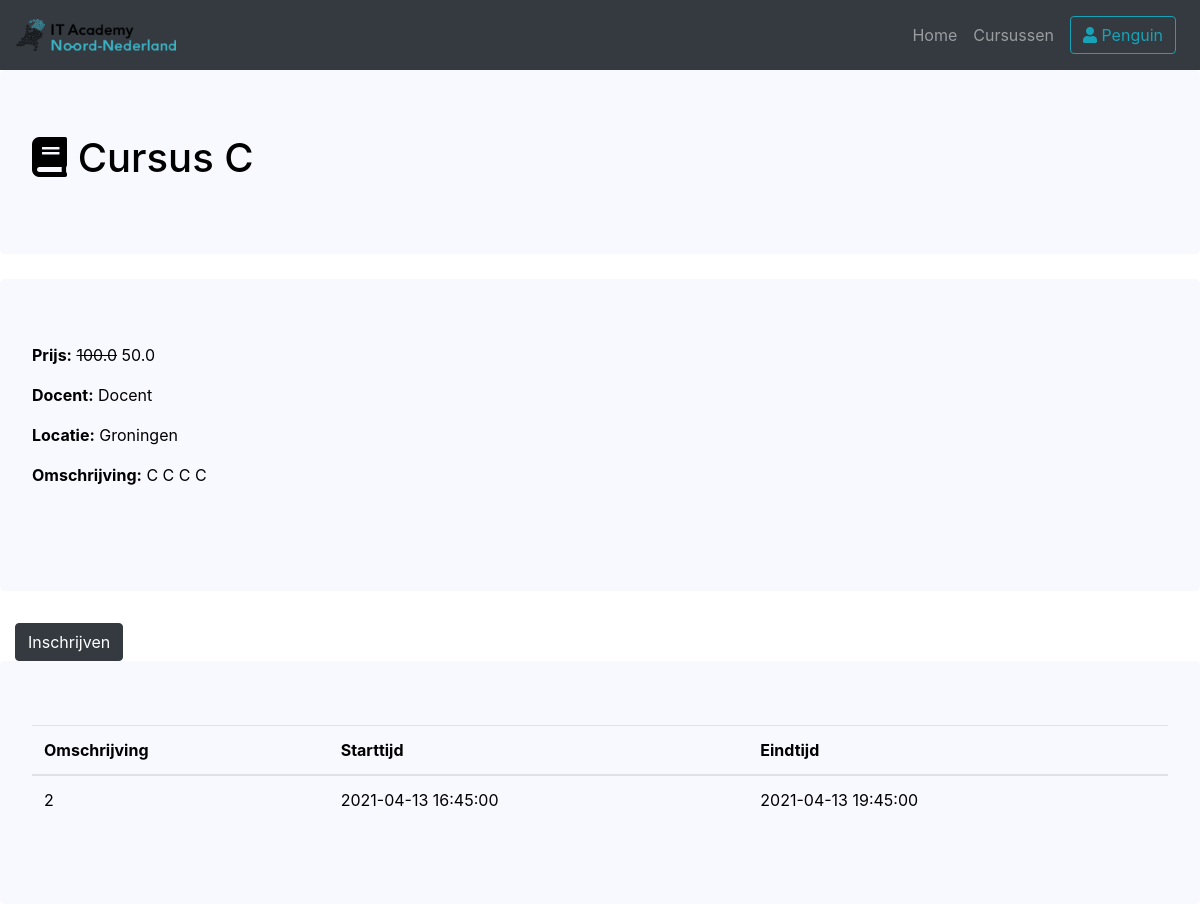
The page /cursus/C/2 (signed in) on the database as committed earlier.
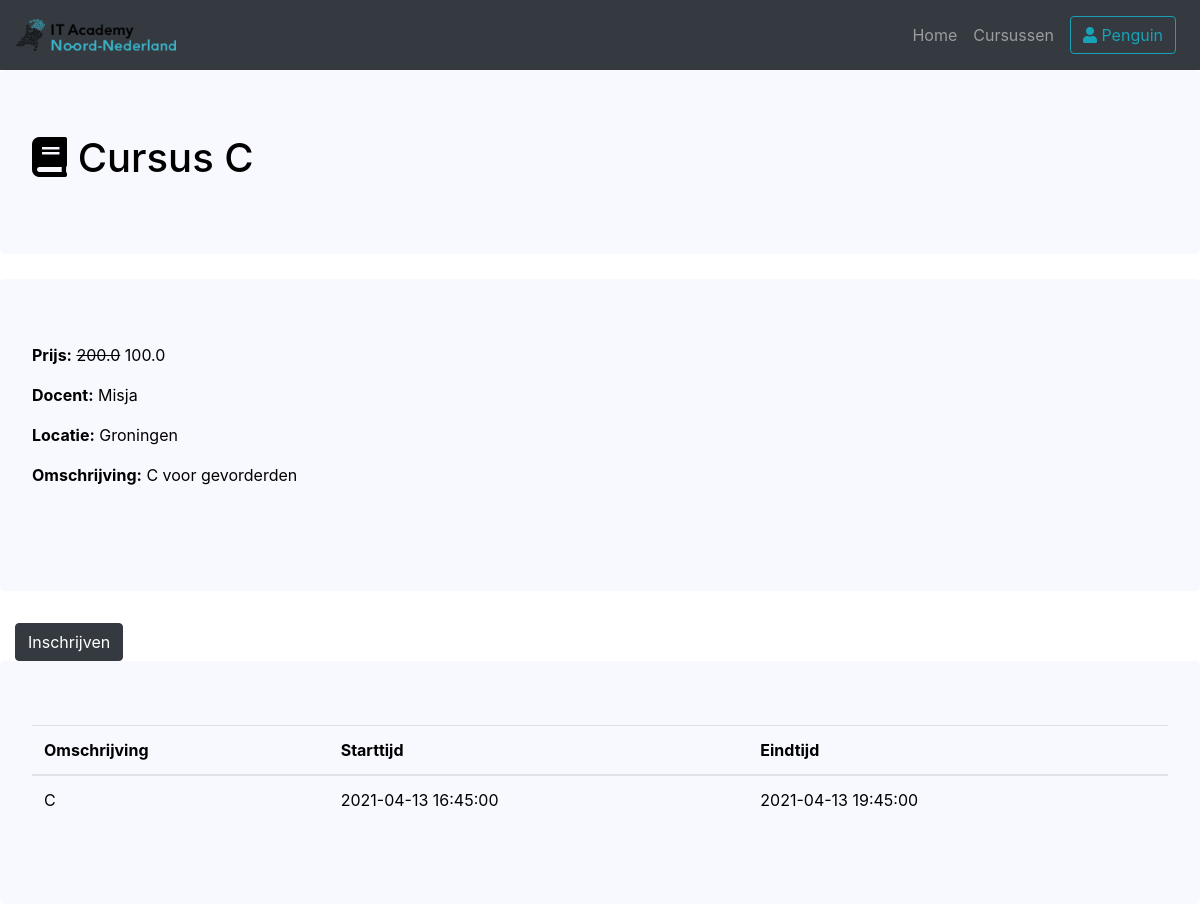
The same page on the database as committed later.
### project/models.py (models this page shows, shortened)
class Course(db.Model):
    __tablename__ = 'courses'
    id              = db.Column(db.Integer, primary_key=True)
    teacher_id      = db.Column(db.Integer, db.ForeignKey("users.id"), nullable=False)
    language_id     = db.Column(db.Integer, db.ForeignKey("languages.id"), nullable=False)
    location        = db.Column(db.Text, nullable=False)
    cost            = db.Column(db.Float, nullable=False)
    description     = db.Column(db.Text, nullable=False)

class User(db.Model, UserMixin):
    __tablename__ = 'users'
    id = db.Column(db.Integer, primary_key=True)
    email       = db.Column(db.String(64), unique=True, index=True, nullable=False)
    username    = db.Column(db.String(64), unique=True, index=True, nullable=False)
    password    = db.Column(db.String(128), nullable=False)
    role_id     = db.Column(db.Integer, db.ForeignKey("roles.id"), nullable=False)

class Lecture(db.Model):
    __tablename__ = 'lectures'
    id                  = db.Column(db.Integer, primary_key=True)
    course_id           = db.Column(db.Integer, db.ForeignKey("courses.id"))
    start_time          = db.Column(db.DateTime)
    end_time            = db.Column(db.DateTime)
    lecture_name        = db.Column(db.Text)

### project/views.py (the view)
@standaard_blueprint.route('/cursus/<language>/<course_id>')
def cursus(language, course_id):
    if current_user.is_anonymous:
        flash(Markup('U moet eerst inloggen of registreren voordat u zich kan inschrijven voor een cursus. <br> Registreren kan <b><a href="' + url_for('standaard.register') + '">hier</a></b>! <br><br> <b><a href="' + url_for('standaard.login') + '">Inloggen</a></b>'))
    course =   Course.query\
                .filter_by(id=course_id)\
                .join(Language, Course.language_id == Language.id)\
                .join(User, Course.teacher_id == User.id)\
                .add_columns(Course.id, Course.language_id, Language.language, User.username, Course.location, Course.cost, Course.description).first_or_404()
    lectures =  Lecture.query\
                .filter_by(course_id = int(course_id))\
                .join(Course, Course.id == int(course_id))\
                .join(Language, Language.id == Course.language_id)\
                .add_columns(Lecture.lecture_name, Lecture.start_time, Lecture.end_time)\
                .order_by(Lecture.start_time)\
                .all()
    discount = False
    korting = Korting()
    if current_user.is_authenticated:
        if Attendee.query.filter_by(user_id = current_user.id).first() != None:
            discount = True
    return render_template('cursus.html', course=course, discount = discount, korting=korting, lectures=lectures)

### project/__init__.py (called while the page is built)
@app.context_processor
def inject_time_related_functions():
    return dict(date_now=datetime.now().date(), td=timedelta, dt=datetime, t=time())

### project/models.py (called while the page is built)
@login_manager.user_loader
def load_user(user_id):
    return User.query.get(user_id)

def Korting():
    korting = 0.5 # 50%
    return korting

### project/templates/cursus.html
{% extends "base.html" %}
{% block content %}
<div class="jumbotron m-0">
    <h1><i class="fas fa-book"></i> Cursus {{ course.language }}</h1>
</div>
<div class="jumbotron">
    <p> {% if discount == True %}
        <b>Prijs:</b> <s>{{ course.cost}}</s> {{ course.cost*korting }}
        {% else %}
        <b>Prijs:</b> {{ course.cost}}
        {% endif %}
    </p>
    <p> <b>Docent:</b> {{ course.username}} </p>
    <p> <b>Locatie:</b> {{ course.location}} </p>
    <p> <b>Omschrijving:</b> {{ course.description }} </p>
    <br>
</div>
<div class="col-sm-12">
    {% if current_user.is_authenticated %}
    <a href="{{ url_for('student.inschrijven', language_id=course.language_id, course_id=course.id)}}" class="btn btn-dark">Inschrijven</a>
    {% endif %}
</div>
<div class="jumbotron m-0">
    <table class="table">
        <thead>
            <tr>
                <th scope="col">Omschrijving</th>
                <th scope="col">Starttijd</th>
                <th scope="col">Eindtijd</th>
            </tr>
        </thead>
        <tbody>
            {% for lecture in lectures %}
            <tr>
                <td>{{ lecture.lecture_name }}</td>
                <td>{{ lecture.start_time}}</td>
                <td>{{ lecture.end_time }}</td>
            </tr>
            {% endfor %}
        </tbody>
    </table>
</div>
{% endblock %}

Rows that differ between the two databases and show on the page:
changed Course "Groningen": cost "100.0" → "200.0"; course.cost*korting "50.0" → "100.0"; description "C C C C" → "C voor gevorderden"
changed User: username "Docent" → "Misja"
changed Lecture: lecture_name "2" → "C"
